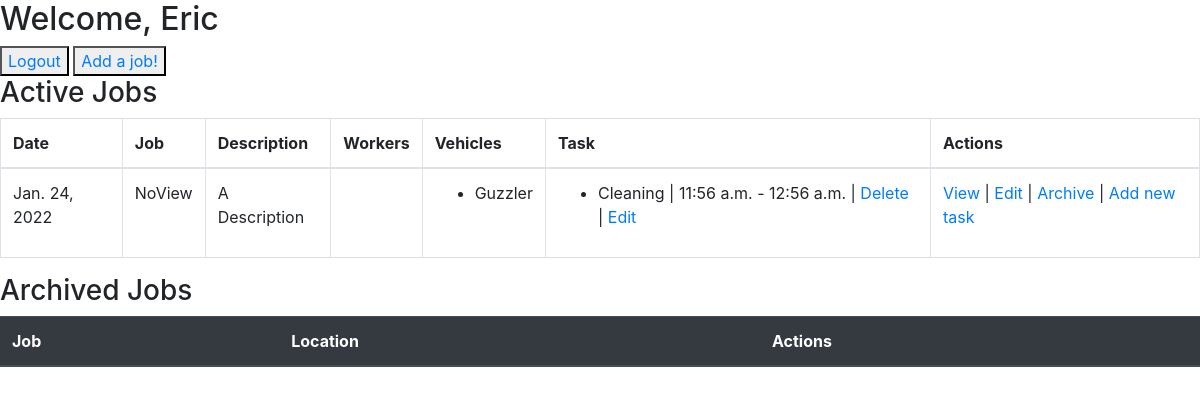
The page /jobs/ (signed in) on the database as committed earlier.
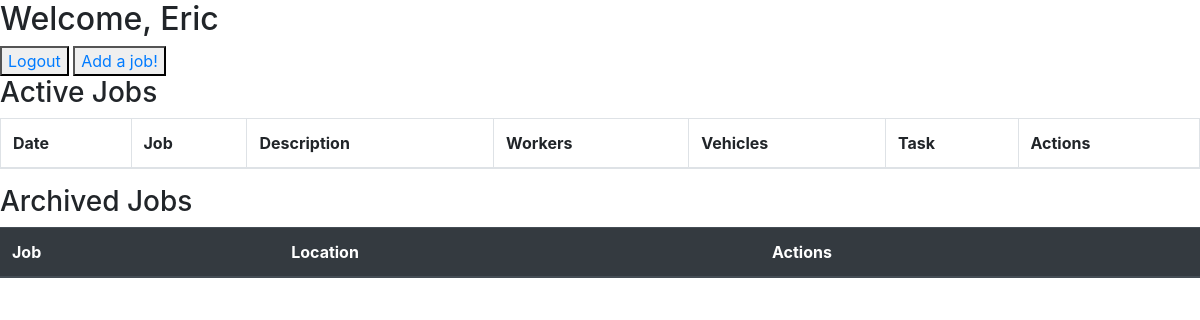
The same page on the database as committed later.
### JobNotes/models.py (models this page shows)
class User(models.Model):
    first_name=models.CharField(max_length=255)
    last_name=models.CharField(max_length=255)
    email=models.CharField(max_length=255)
    password=models.CharField(max_length=100)
    created_at=models.DateTimeField(auto_now_add=True)
    updated_at=models.DateTimeField(auto_now=True)
    objects=UserManager()

class Job(models.Model):
    title=models.CharField(max_length=255)
    date=models.DateField(default=datetime.date.today())
    description=models.TextField()
    location=models.CharField(max_length=255)
    uploader=models.ForeignKey(User, related_name='jobs_uploaded', on_delete=CASCADE)
    active=models.BooleanField(default=True)
    workers=models.ManyToManyField(User, related_name='workers', blank=True)
    vehicles=models.ManyToManyField(Vehicle, related_name='vehicles', blank=True)
    equipment=models.ManyToManyField(Equipment, related_name='equipment_used')
    tasks=models.ManyToManyField(Task,related_name='active_tasks')
    created_at=models.DateTimeField(auto_now_add=True)
    updated_at=models.DateTimeField(auto_now=True)
    objects=JobManager()

class Vehicle(models.Model):
    name=models.CharField(max_length=255)
    created_at=models.DateTimeField(auto_now_add=True)
    updated_at=models.DateTimeField(auto_now=True)

class Task(models.Model):
    name=models.CharField(max_length=255,blank=True)
    description=models.TextField(blank=True)
    timein=models.TimeField(blank=True, null=True)
    timeout=models.TimeField(blank=True, null=True)
    created_at=models.DateTimeField(auto_now_add=True)
    updated_at=models.DateTimeField(auto_now=True)
    objects=TaskManager()

### JobNotes/views.py (the view)
# urls.py: path('jobs/',views.jobs),
def jobs(request):
    if 'user_id' not in request.session:
        return redirect('/')
    this_user=User.objects.filter(id = request.session['user_id'])
    context={
        'user': this_user[0],
        'all_the_jobs':Job.objects.all(),
        'all_the_tasks':Task.objects.all(),
        'all_vehicles':Vehicle.objects.all()
    }
    return render(request,'jobs.html', context)

### JobNotes/templates/jobs.html (shortened to what this page needs)
<!DOCTYPE html>
<html lang="en">
<head>
    <link rel="stylesheet" href="https://stackpath.bootstrapcdn.com/bootstrap/4.3.1/css/bootstrap.min.css">
    {% load static %}
</head>
<body>
    <div id=wrapper>
    <h2>Welcome, {{ user.first_name }}</h2>
    <button><a href="logout">Logout</a></button>
    <button><a href='new/'>Add a job!</a></button>
    <h3>Active Jobs</h3>
        <table class ='table table-bordered'>
            <thead>
                <th scope='row'>Date</th>
                <th scope='row'>Job</th>
                <th scope='row'>Description</th>
                <th scope='row'>Workers</th>
                <th scope='row'>Vehicles</th>
                <th scope='row'>Task</th>
                <th scope='row'>Actions</th>
            </thead>
            <tbody>
                {% for job in all_the_jobs %}
                {% if job.active == True %}
                <tr>
                    <td>{{job.date}}</td>
                    <td>{{job.title}}</td>
                    <td>{{job.description}}</td>
                    <td>
                    </td>
                    <td>
                        {% for vehicle in all_vehicles %}
                        <ul>
                        <li>{{ vehicle.name }}</li>
                        </ul>
                        {% endfor %}
                    </td>
                    <td>
                        {% for task in job.tasks.all %}
                            <ul>
                            <li>{{ task.name }} | {{ task.timein }} - {{ task.timeout }} | <a href='/jobs/{{task.id}}/deleteTask'>Delete</a> | <a href='/jobs/{{task.id}}/editTask'>Edit</a></li>
                            </ul>
                        {% endfor %}
                    </td>
                    <td>
                        <a href='/jobs/{{job.id}}/view'>View</a> |
                        <a href='/jobs/{{job.id}}/edit'>Edit</a> |
                        <a href='/jobs/{{job.id}}/remove_job/'>Archive </a> |
                        <a href='/jobs/{{job.id}}/new_task/'>Add new task </a>
                    </td>
                </tr>
                {% endif %}
                {% endfor %}
            </tbody>
        </table>
        <h3>Archived Jobs</h3>
        <table class='table table-dark'>
            <thead>
                <th scope='row'>Job</th>
                <th scope='row'>Location</th>
                <th scope='row'>Actions</th>
            </thead>
        </table>
</body>
</html>

Rows that differ between the two databases and show on the page:
removed Job: date "Jan. 24, 2022", title "NoView", description "A Description"
no longer on this page (row unchanged): Vehicle: name "Guzzler"
no longer on this page (row unchanged): Task: name "Cleaning", timein "11:56 a.m.", timeout "12:56 a.m."
